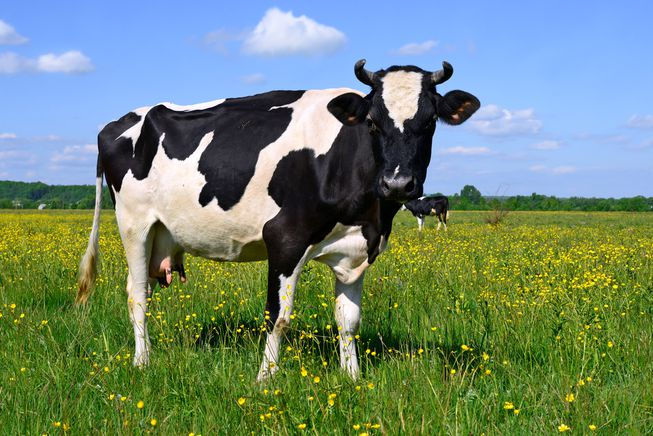
//> input picture blok2c/theorie/session4/assets/images/cow.jpg, 653 x 436 px
$ ./main ../assets/images/cow.jpg   (built with g++ and OpenCV 4)
//> lines starting //> are read from the running program, lines starting //| are printed output that depends on the picture; after the words box and inside, x2 and y2 are one past the last pixel; in counts of white or black regions, pixels touching at a corner belong together
#include <iostream>
#include <opencv2/core.hpp>
#include <opencv2/imgproc.hpp>
#include <opencv2/highgui.hpp>


using namespace cv;

typedef unsigned int uint;


int main( int argc, char **argv ){
  // ==========  read image ==========
  if(argv[1] == NULL) {
    std::cout << "\nPlease add a path to an image when running this program!\n\n";
    return -1;
  }
  char* imageName = argv[1];

  Mat image;
  // read image
  image = imread( imageName, IMREAD_COLOR );
//> image is the input picture: 436 rows x 653 cols, CV_8UC3; mean B, G, R 115.9, 135.7, 113.1
  if( argc < 2 || !image.data )
  {
   printf( " No image data \n " );
   return -1;
  }

  // ==========  transform to binary image ==========
  Mat grayImg;
  cvtColor( image, grayImg, COLOR_BGR2GRAY );
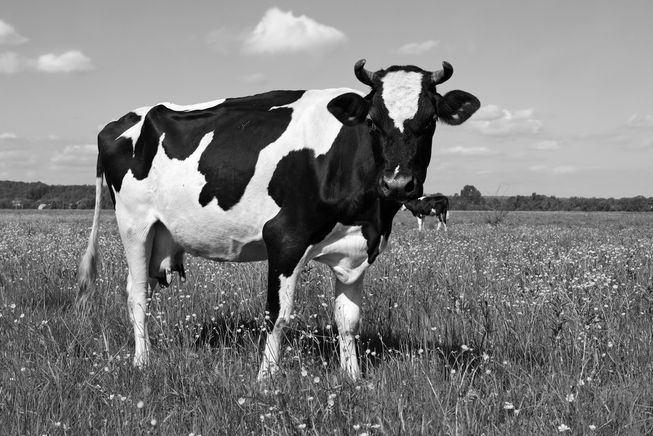
//> grayImg: 436 rows x 653 cols, CV_8UC1; min 0, max 255, mean 126.7
  // get height and width matrix
  int h = grayImg.rows;
//> h = 436
  int w = grayImg.cols;
//> w = 653

  for(int i = 0; i < h; i++) {
    uchar* row = grayImg.ptr<uchar>(i);
    for(int j = 0; j < w; j++) {
      row[j] = row[j] > 80 ? 0 : 255;
    }
  }
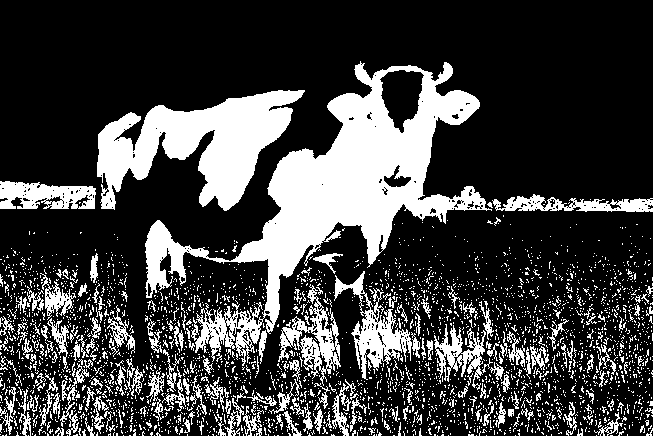
//> grayImg: 436 rows x 653 cols, CV_8UC1; 25% white; 3032 white regions (2835 under 20 px), largest, box (x1, y1, x2, y2) and area: (145, 61, 492, 366) 26717, (97, 90, 305, 211) 12279, (334, 271, 412, 380) 2458


  // ==========  apply morphology filters ==========
  Point anchorPoint = Point(-1, -1);
  Mat kernel = getStructuringElement(MORPH_RECT, Size(3, 3), anchorPoint);
  Mat eroded, dilated, opened, closed;
  dilate(grayImg, dilated, kernel, anchorPoint, 3);
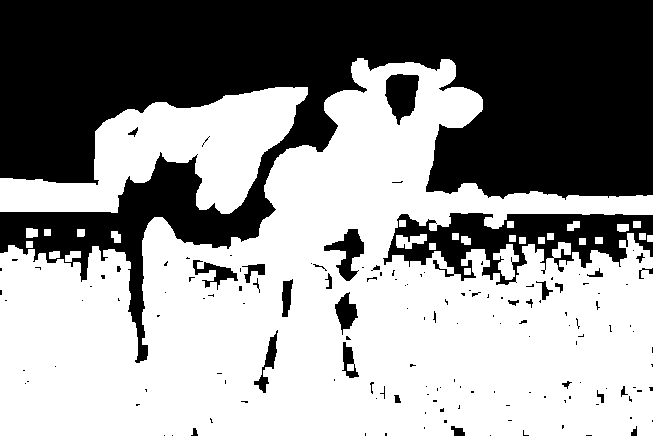
//> dilated: 436 rows x 653 cols, CV_8UC1; 57.9% white; 149 black regions (117 under 20 px), largest, box (x1, y1, x2, y2) and area: (0, 0, 653, 363) 104868, (383, 213, 653, 285) 9218, (385, 74, 419, 125) 1178
  erode(grayImg, eroded, kernel, anchorPoint, 3);
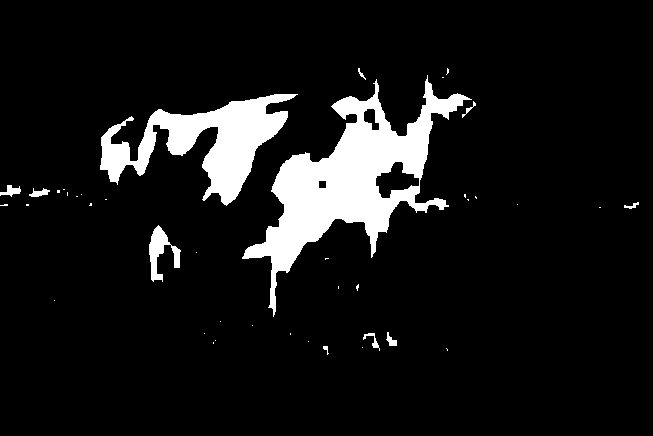
//> eroded: 436 rows x 653 cols, CV_8UC1; 8.9% white; 41 white regions (30 under 20 px), largest, box (x1, y1, x2, y2) and area: (242, 75, 472, 317) 15566, (100, 94, 298, 206) 8467, (149, 225, 181, 282) 746

  morphologyEx(grayImg, closed, MORPH_CLOSE, kernel, anchorPoint, 3);
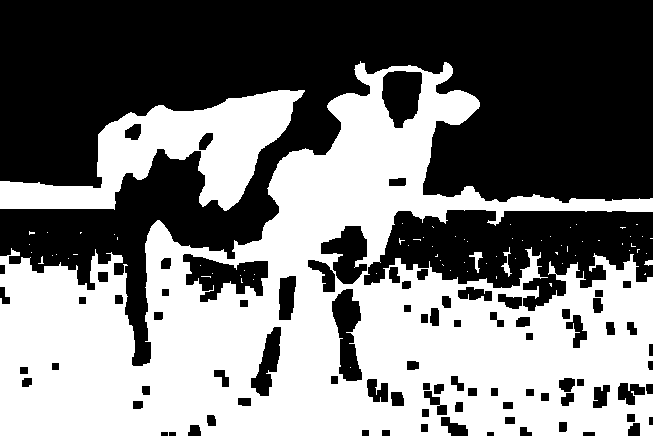
//> closed: 436 rows x 653 cols, CV_8UC1; 47.5% white; 73 white regions (68 under 20 px), largest, box (x1, y1, x2, y2) and area: (0, 61, 653, 436) 119629, (0, 90, 305, 211) 15242, (469, 252, 483, 273) 104, (501, 247, 512, 277) 99, (644, 260, 653, 266) 39
  morphologyEx(grayImg, opened, MORPH_OPEN, kernel, anchorPoint, 3);
//> opened: 436 rows x 653 cols, CV_8UC1; 13.3% white; 33 white regions, largest, box (x1, y1, x2, y2) and area: (239, 72, 479, 320) 20805, (97, 91, 301, 209) 11812, (146, 222, 184, 285) 1502
  /*
   * Apply opening by reconstruction of erosion
   * first apply erode to original src, to remove small structures
   * then reconstruct by applying dilation with a control image
   * as control image we use the results of the closing step above
   *
  */
  Mat eroded2, dilated2, openingReconstruct;
  cv::erode(grayImg, eroded2, kernel, anchorPoint, 6);
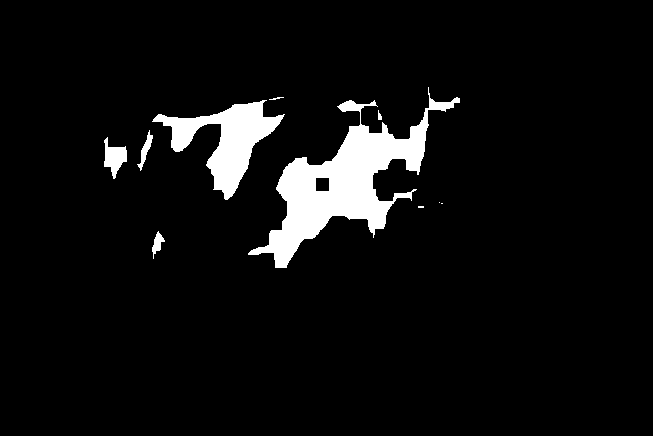
//> eroded2: 436 rows x 653 cols, CV_8UC1; 5.8% white; 10 white regions (3 under 20 px), largest, box (x1, y1, x2, y2) and area: (248, 87, 460, 268) 10804, (152, 100, 285, 200) 4676, (104, 137, 127, 179) 512
  cv::dilate(eroded2, dilated2, kernel, anchorPoint, 10);
//> dilated2: 436 rows x 653 cols, CV_8UC1; 14% white; 3 white regions, box (x1, y1, x2, y2) and area: (238, 77, 470, 278) 23959, (94, 87, 295, 210) 14429, (142, 221, 175, 269) 1379
  cv::bitwise_and(dilated2, closed, openingReconstruct);
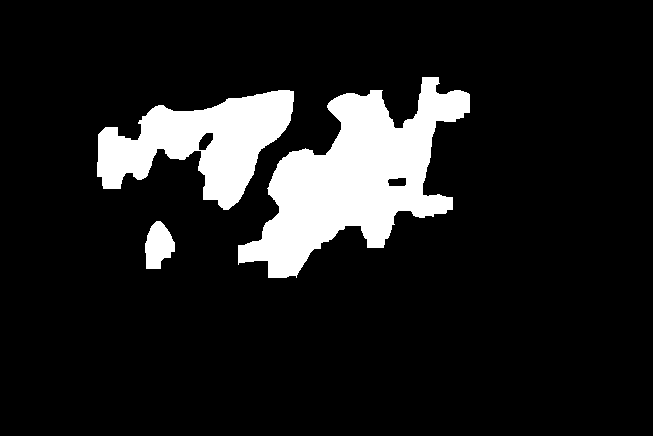
//> openingReconstruct: 436 rows x 653 cols, CV_8UC1; 12% white; 3 white regions, box (x1, y1, x2, y2) and area: (238, 77, 470, 278) 21096, (97, 90, 294, 210) 11917, (145, 221, 175, 269) 1013
  // ==========  show result ==========
  // namedWindow - usually used when creating a window with options
  // imshow is sufficient to just show an image
  namedWindow( "Binary image", WINDOW_AUTOSIZE );
  imshow( "Binary image", grayImg );

  namedWindow( "Eroded image", WINDOW_AUTOSIZE );
  imshow( "Eroded image", eroded );

  namedWindow( "Dilated image", WINDOW_AUTOSIZE );
  imshow( "Dilated image", dilated );


  namedWindow( "Closed image", WINDOW_AUTOSIZE );
  imshow( "Closed image", closed );

  namedWindow( "Opened image", WINDOW_AUTOSIZE );
  imshow( "Opened image", opened );


  namedWindow( "Opening by reconstruction", WINDOW_AUTOSIZE );
  imshow( "Opening by reconstruction", openingReconstruct );

  waitKey(0);
  return 0;
}
